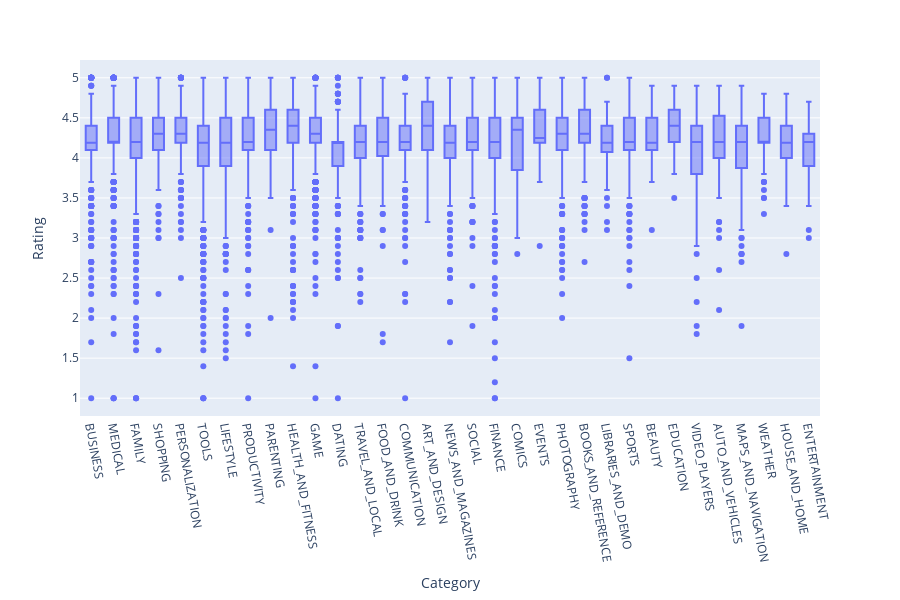

The notebook cell this image was saved under:
### Code cell
# Catagory vs Rating
fig = px.box(df.sort_values('Rating', ascending=False), y='Rating', x='Category')
fig.update_layout(
    xaxis=dict(tickangle=80),
    width=900,
    height=600
)
fig.show()

### Figure 1 — Plotly figure (JSON) as saved in the notebook; plotly's stock layout.template omitted (floating-point values rounded to 4 significant figures; data arrays with more than 128 entries replaced by an {"elided": "..."} marker saying what was removed)
{"data": [{"alignmentgroup": "True", "hovertemplate": "Category=%{x}<br>Rating=%{y}<extra></extra>", "legendgroup": "", "marker": {"color": "#636efa"}, "name": "", "notched": false, "offsetgroup": "", "orientation": "v", "showlegend": false, "type": "box", "x": {"elided": "10348 str values"}, "x0": " ", "xaxis": "x", "y": {"elided": "10348 float values"}, "y0": " ", "yaxis": "y"}], "layout": {"boxmode": "group", "height": 600, "legend": {"tracegroupgap": 0}, "margin": {"t": 60}, "width": 900, "xaxis": {"anchor": "y", "domain": [0, 1], "tickangle": 80, "title": {"text": "Category"}}, "yaxis": {"anchor": "x", "domain": [0, 1], "title": {"text": "Rating"}}}}
